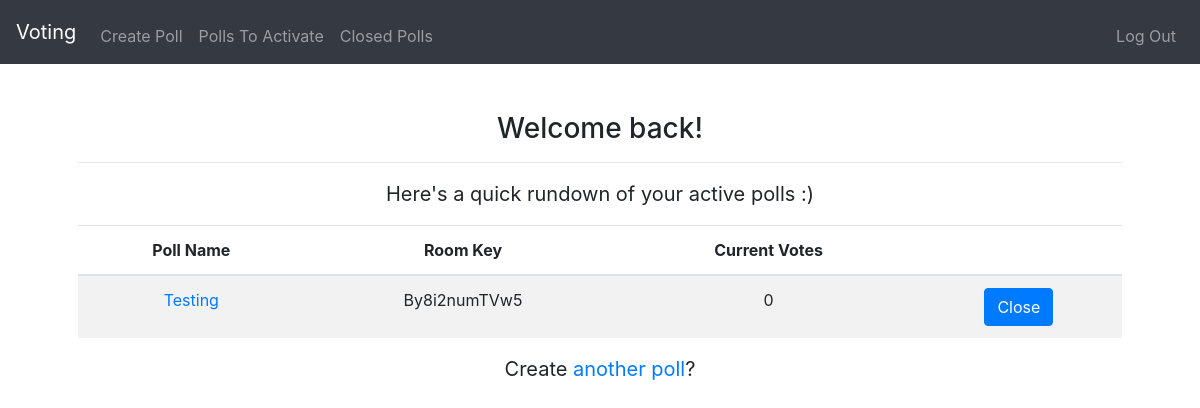
The page /homepage (signed in) on the database as committed earlier.
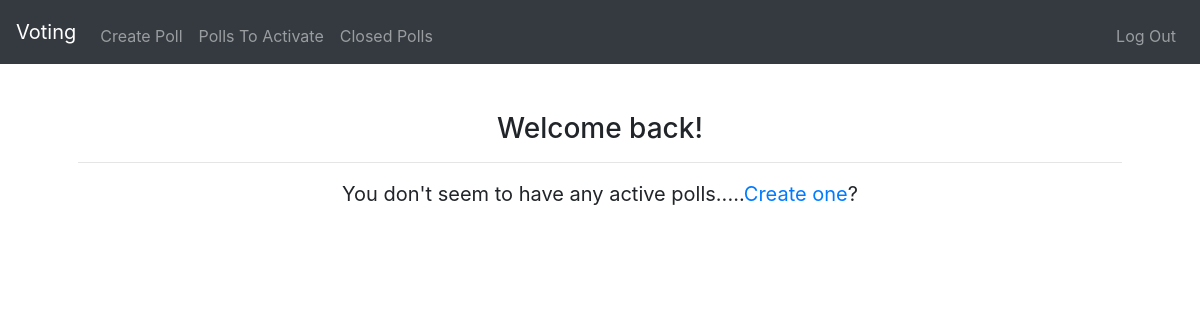
The same page on the database as committed later.
### website/models.py (models this page shows)
class Poll(db.Model):
    id = db.Column(db.Integer, primary_key=True)
    user_id = db.Column(db.Integer, db.ForeignKey('user.id'))
    name = db.Column(db.String(150))
    status = db.Column(db.String(6))
    roomkey = db.Column(db.String(18), unique=True)
    time_created = db.Column(db.DateTime(timezone=True), default=func.now())
    num_candidates = db.Column(db.Integer)
    num_votes = db.Column(db.Integer, default=0)

### website/views.py (the view)
@views.route("/homepage")
@login_required
def homepage():
    active_polls = db.session.query(Poll).filter_by(
        user_id=current_user.id, status="active").all()
    return render_template("homepage.html", user=current_user, active_polls=active_polls)

### website/__init__.py (called while the page is built)
def create_app():
    app = Flask(__name__)
    app.config['SECRET_KEY'] = "asdfasdfasdf asdfasdfasdf"
    app.config["SQLALCHEMY_DATABASE_URI"] = f'sqlite:///{DB_NAME}'
    app.config["SQLALCHEMY_TRACK_MODIFICATIONS"] = False
    db.init_app(app)
    from .views import views
    from .auth import auth
    app.register_blueprint(views, url_prefix="/")
    app.register_blueprint(auth, url_prefix="/")
    from .models import User
    create_database(app)
    login_manager = LoginManager()
    login_manager.login_view = "views.index"
    login_manager.init_app(app)
    @login_manager.user_loader
    def load_user(id):
        return User.query.get(int(id))
    return app

### website/templates/homepage.html (shortened to what this page needs)
{% extends "layout.html" %}
{% block main %}
<h3>Welcome back!</h3>
<hr>
{% if not active_polls %}
<p class="homepage">You don't seem to have any active polls.....<a href="/create-poll">Create one</a>?</p>
{% else %}
<p class="homepage">Here's a quick rundown of your active polls :)</p>
<table class="table table-striped">
    <thead>
        <tr>
            <th>Poll Name</th>
            <th>Room Key</th>
            <th>Current Votes</th>
            <th></th>
        </tr>
    </thead>
    <tbody>
    {% for poll in active_polls %}
        <tr>
            <td><a href="/current-poll/{{ poll.roomkey }}">{{ poll.name }}</a></td>
            <td>{{ poll.roomkey }}</td>
            <td>{{ poll.num_votes }}</td>
            <td>
                <form method="post" action="/closed-polls">
                <button type="submit" class="btn btn-primary">Close</button>
                </form>
            </td>
        </tr>
    {% endfor %}
    </tbody>
</table>
<p class="homepage">Create <a href="/create-poll">another poll</a>?</p>
{% endif %}
{% endblock %}

Rows that differ between the two databases and show on the page:
no longer on this page (row edited): Poll: name "Testing", roomkey "By8i2numTVw5", num_votes "0"
Other text that changed with them:
text no longer shown: "Here's a quick rundown of your active polls :) Poll Name Room Key Current Votes Create another poll"
text now shown: "You don't seem to have any active polls..... Create one"
